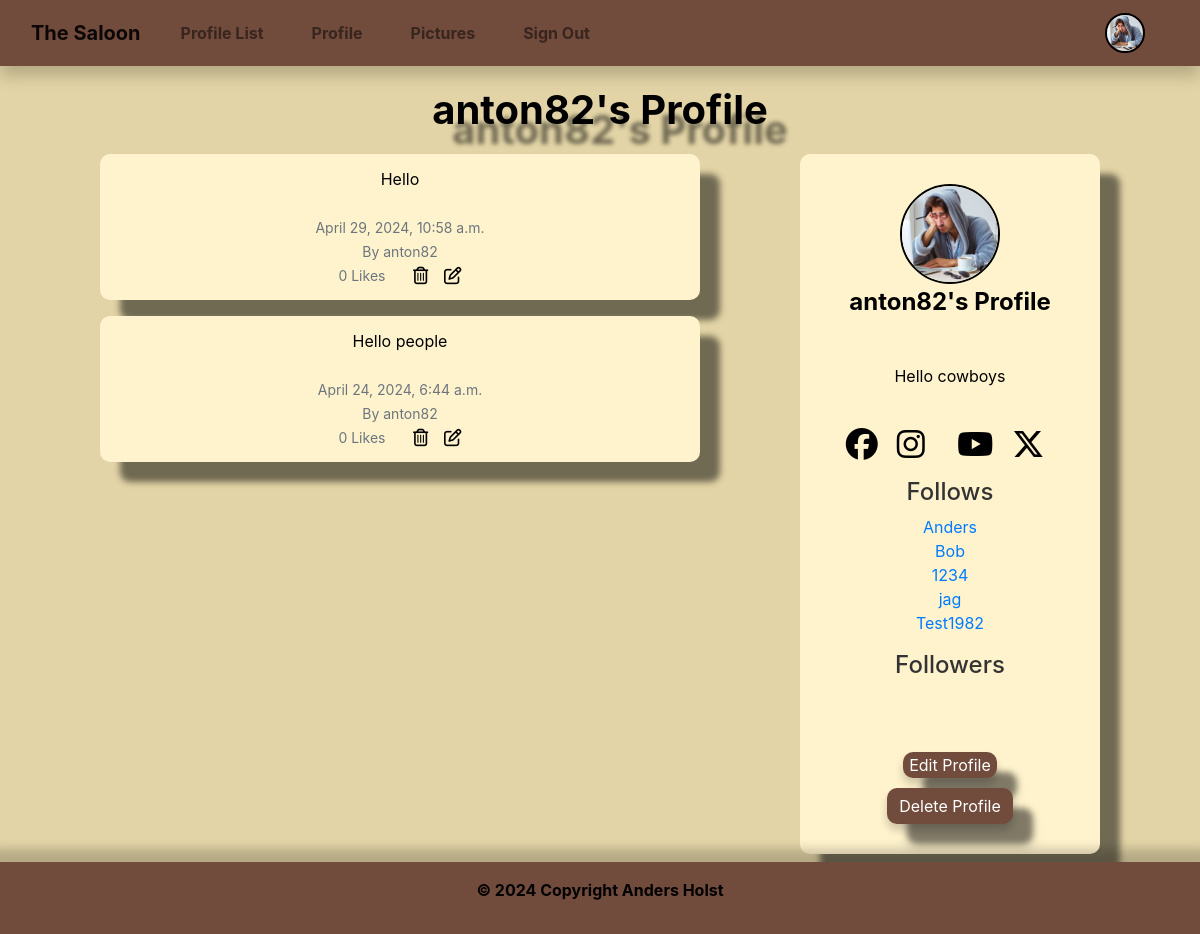
Screenshot of /profile/26 (signed in) with the database file from the repository.
### the_saloon/models.py (models this page shows, shortened)
class Profile(models.Model):
    user = models.OneToOneField(User, on_delete=models.CASCADE)
    follows = models.ManyToManyField(
        "self", related_name="followed_by", symmetrical=False, blank=True)
    date_modified = models.DateTimeField(auto_now=True)
    profile_image = models.ImageField(
        upload_to="media/image", null=True, blank=True)
    profile_bio = models.CharField(null=True, blank=True, max_length=500)
    facebook_link = models.CharField(null=True, blank=True, max_length=100)
    instagram_link = models.CharField(null=True, blank=True, max_length=100)
    linkedin_link = models.CharField(null=True, blank=True, max_length=100)
    youtube_link = models.CharField(null=True, blank=True, max_length=100)
    x_link = models.CharField(null=True, blank=True, max_length=100)
    def __str__(self):
        return self.user.username

class Shout(models.Model):
    user = models.ForeignKey(
        User, related_name="shouts",
        on_delete=models.CASCADE
    )
    body = models.CharField(max_length=200)
    created_at = models.DateTimeField(auto_now_add=True)
    likes = models.ManyToManyField(User, related_name="shout_like", blank=True)
    def number_of_likes(self):
        return self.likes.count()

### the_saloon/views.py (the view, shortened to what this page needs)
# urls.py: path('profile/<int:pk>', views.profile, name='profile'),
def profile(request, pk):
    if request.user.is_authenticated:
        try:
            profile = Profile.objects.get(user_id=pk)
        except ObjectDoesNotExist:
            messages.error(request, "Profile not found.")
            return redirect('home')
        shouts = Shout.objects.filter(user_id=pk).order_by("-created_at")
        return render(
            request, "profile.html", {"profile": profile, "shouts": shouts})
    else:
        messages.success(request, "You must login to see this page...")
        return redirect('home')

### the_saloon/templates/profile.html (shortened to what this page needs)
{% extends 'base.html' %}
{% load static %}
{% block content %}
{% if profile %}
<h1 class="profil text-center">{{ profile.user.username }}'s Profile</h1>
<div class="container-fluid">
  <div class="row">
    <div id="profile-bio" class="col-xs-12 col-sm-12 col-md-3 order-md-3 text-center px-3 px-md-0">
          <div class="container1 mx-auto">
            <div class="image d-flex flex-column justify-content-center align-items-center">
      {% if profile.profile_image %}
      <img src="{{ profile.profile_image.url }}" height="100" width="100" class="profile rounded-circle"
        alt="profile_image">
      {% else %}
      <img src="{% static 'images/cowboy.png' %}" height="100" width="100" class="profile rounded-circle"
        alt="profile_image">
      {% endif %}
      <span class="name mb-4">
        {{ profile.user.username }}'s Profile
      </span>
      {% if profile.profile_bio %}
      <div class="bio">
        <span>
        {{ profile.profile_bio}}
        </span>
      </div>
      {% endif %}
      <div class="gap-3 mb-3 icons d-flex flex-row justify-content-center align-items-center">
        {% if profile.facebook_link %}
        <a href="{{ profile.facebook_link }}" target="new">
          <i class="face fa-2x fa-brands fa-facebook"></i></a>
        {% endif %}
        {% if profile.instagram_link %}
        <a href="{{ profile.instagram_link }}" target="new"><i class="inst fa-2x fa-brands fa-instagram"></i></a>
        {% endif %}
        {% if profile.youtube_link %}
        <a href="{{ profile.youtube_link }}" target="new"><i class="you fa-2x fa-brands fa-youtube"></i></a>
        {% endif %}
        {% if profile.x_link %}
        <a href="{{ profile.x_link }}" target="new"><i class="x fa-2x fa-brands fa-x-twitter"></i></a>
        {% endif %}
      </div>
      <h5 class="follow">Follows</h5>
        <p class="card-text">
        {% for following in profile.follows.all %}
            {% if following.user.id != user.id %}
                <a href="{% url 'profile' following.user.id %}">{{ following }}</a><br/>
            {% endif %}
        {% endfor %}
        </p>
        <h5 class="follow">Followers</h5>
        <br/><br/>
        {% if request.user.id == profile.user.id %}
        <button class="btn-profile btn-outline">
          <a class="edit" href="{% url 'update_user' %}">Edit Profile</a>
        </button>
        {% endif %}
      {% if request.user.id == profile.user.id %}
      <form action="{% url 'delete_profile' %}" method="post">
        <button type="submit" class="btn btn-dp" onclick="return confirmDelete()">Delete Profile</button>
      </form>
      {% endif %}
    </div>
          </div>
      </div>
      <div class="col-xs-12 col-sm-12 col-md-8 order-md-1 text-center">
          <div class="container2 mx-auto">
            {% if shouts%}
            {% for shout in shouts %}
              <div class="alert" role="alert">
                  {{ shout.body }}<br/><br/>
                  <small class="text-muted">
                      {{ shout.created_at }}
                      <br/>
                      By {{ shout.user.username }}
                      <br/>
                      {{ shout.number_of_likes }} Likes
                      &nbsp;&nbsp;
                {% if request.user.username == profile.user.username %}
                <a href="{% url 'delete_shout' shout.id %}"></a>
                <a href="{% url 'edit_shout' shout.id %}"></a>
                {% endif %}
              </small>
            </div>
            {% endfor %}
            {% endif %}
          </div>
      </div>
  </div>
</div>
{% endif %}
{% endblock %}

### the_saloon/templates/navbar.html (shortened to what this page needs)
{% load static %}
<nav class="navbar navbar-expand-lg navbar-light navbar sticky-top">
  <div class="container-fluid">
    {% if user.is_authenticated %}
    <a class="navbar-brand" href="{% url 'home' %}">The Saloon</a>
    {% else %}
    <a class="navbar-brand" href="{% url 'login' %}">The Saloon</a>
    {% endif %}
    <div class="collapse navbar-collapse" id="navbarSupportedContent">
      <ul class="navbar-nav me-auto mb-2 mb-lg-0">
        {% if user.is_authenticated %}
        <li class="nav-item mx-3">
          <a class="nav-link" href="{% url 'profile_list' %}">Profile List</a>
        </li>
        <li class="nav-item mx-3">
          <a class="nav-link" href="{% url 'profile' request.user.id %}">Profile</a>
        </li>
        <li class="nav-item mx-3">
          <a class="nav-link" href="{% url 'upload_image' %}">Pictures</a>
        </li>
        <li class="nav-item mx-3">
          <a class="nav-link" href="{% url 'logout' %}">Sign Out</a>
        </li>
        {% else %}
        <li class="nav-item mx-3">
          <a class="nav-link" href="{% url 'register' %}">Sign Up</a>
        </li>
        {% endif %}
      </ul>
      {% if request.user.is_authenticated %}
        <ul class="navbar-nav ml-auto">
            <li class="nav-link navbar-brand">
                {% if user.profile.profile_image %}
                    <a href="{% url 'profile' request.user.id %}">
                        <img src="{{ user.profile.profile_image.url }}" class="rounded-circle" width="40" height="40" alt="profile_image">
                    </a>
                {% else %}
                    <a href="{% url 'profile' request.user.id %}">
                        <img src="{% static 'images/cowboy.png' %}" class="rounded-circle" width="40" height="40" alt="profile_image">
                    </a>
                {% endif %}
            </li>
        </ul>
      {% endif %}
    </div>
  </div>
</nav>

### social/static/css/style.css (style rules this page uses)
* { color: #000000; }
body { background-color: #E2D4A6; margin-bottom: 80px; }
div.alert { background-color: #FFF3CD; filter: drop-shadow(20px 20px 3px rgba(0, 0, 0, 0.5)); border-radius: 10px; color: #000000; }
button.btn { background-color: #714b3c; border: none; box-shadow: 0 6px 8px 0 rgba(0,0,0,.2); border-radius: 2rem; color: white; }
a.navbar-brand { color: black; font-weight: bold; }
nav.navbar { width: 100%; box-sizing: border-box; background-color: #714B3C; box-shadow: 0 10px 15px 0 rgba(0,0,0,.2); font-weight: bold; color: #000000; }
.rounded-circle { border-radius: 50%; border: 2px solid #000; }
#profile-bio { display: flex; overflow: auto; flex-direction: column; align-items: center; justify-content: center; background-color: #FFF3CD; padding: 20px; border-radius: 10px; filter: drop-shadow(20px 20px 3px rgba(0, 0, 0, 0.5)); height: 100%; padding: 30px; font-size: 1rem; }
.profile { border: 2px solid #000000; }
.name { font-size: 1.5em; font-weight: bold; }
.bio { font-size: 1em; color: #000000; margin: 20px; }
.gap-3.mb-3.icons.d-flex.flex-row.justify-content-center.align-items-center { margin: 20px; }
.icons a { margin-right: 10px; }
.follow { font-size: 1.5em; color: #333; }
p.card-text { color: #000000; }
h1.profil { color: black; margin-bottom: 20px; margin-top: 20px; font-weight: bold; filter: drop-shadow(20px 20px 2px rgba(0, 0, 0, 0.5)); }
small.text-muted { margin-top: 20px; color: #000000; font-display: bold; }
.btn-profile { background-color: #714b3c; border: none; box-shadow: 0 6px 8px 0 rgba(0,0,0,.2); border-radius: 10px; color: white; filter: drop-shadow(20px 20px 3px rgba(0, 0, 0, 0.5)); }
.btn-profile.btn-outline { background-color: #714b3c; border: none; box-shadow: 0 6px 8px 0 rgba(0,0,0,.2); color: white; border-radius: 10px; text-decoration: none; filter: drop-shadow(20px 20px 3px rgba(0, 0, 0, 0.5)); }
a.edit { color: white; }
button.btn.btn-dp { background-color: #714b3c; border: none; margin-top: 10px; box-shadow: 0 6px 8px 0 rgba(0,0,0,.2); border-radius: 10px; color: white; filter: drop-shadow(20px 20px 3px rgba(0, 0, 0, 0.5)); }
#profile-bio { flex: 1; }
.row { display: flex; flex-wrap: wrap; }
.container2 { max-width: 100%; width: 600px; margin: o auto; }
.container1 { max-width: 100%; margin: 0 auto; }

### rows the page displays
Profile: user.username "anton82", profile_image (picture), profile_bio "Hello cowboys"
Profile: user.username "Anders"
Profile: user.username "Bob"
Profile: user.username "1234"
Profile: user.username "jag"
Profile: user.username "Test1982"
Shout: body "Hello", created_at "April 29, 2024, 10:58 a.m.", user.username "anton82", number_of_likes "0"
Shout: body "Hello people", created_at "April 24, 2024, 6:44 a.m.", user.username "anton82", number_of_likes "0"
